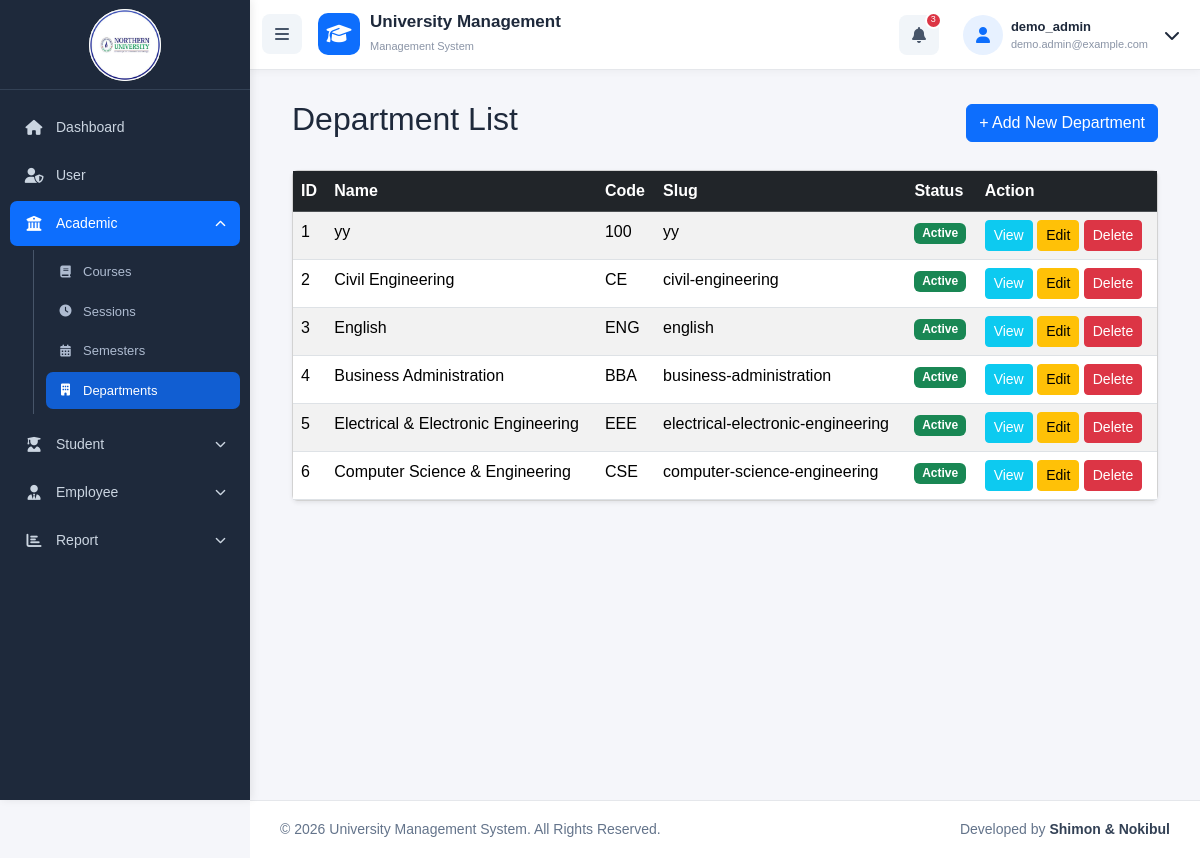
The page /departments/index.php (signed in) on the database its author committed.
### tables this page shows
CREATE TABLE `department` (
  `id` int UNSIGNED NOT NULL,
  `department_name` varchar(150) NOT NULL,
  `department_code` varchar(50) NOT NULL,
  `slug` varchar(150) NOT NULL,
  `status` tinyint(1) NOT NULL DEFAULT '1' COMMENT '1=Active, 0=Inactive',
  `created_at` timestamp NULL DEFAULT CURRENT_TIMESTAMP,
  `updated_at` timestamp NULL DEFAULT CURRENT_TIMESTAMP ON UPDATE CURRENT_TIMESTAMP
);

### departments/index.php (the view, shortened to what this page needs)
<?php
require_once "../config/database.php";
require_once __DIR__ . '/../includes/header.php';
require_once __DIR__ . '/../includes/navbar.php';
$query = "SELECT * FROM department ORDER BY id DESC";
$result = mysqli_query($conn, $query);
?>
    <div class="main-content">
        <div class="container-fluid">
    <div class="d-flex justify-content-between align-items-center mb-4">
        <h2>Department List</h2>
        <a href="create.php" class="btn btn-primary">+ Add New Department</a>
    </div>
    <div class="card shadow-sm">
        <div class="card-body p-0">
            <table class="table table-striped table-hover mb-0">
                <thead class="table-dark">
                <tr>
                    <th>ID</th>
                    <th>Name</th>
                    <th>Code</th>
                    <th>Slug</th>
                    <th>Status</th>
                    <th>Action</th>
                </tr>
                </thead>
                <tbody>
                <?php
                    $sl = 1;
                ?>
                <?php if (mysqli_num_rows($result) > 0): ?>
                    <?php while ($row = mysqli_fetch_assoc($result)): ?>
                        <tr>
                            <td><?= $sl++ ?></td>
                            <td><?= htmlspecialchars($row['department_name']) ?></td>
                            <td><?= htmlspecialchars($row['department_code']) ?></td>
                            <td><?= htmlspecialchars($row['slug']) ?></td>
                            <td>
                                <?php if ($row['status'] == 1): ?>
                                    <span class="badge bg-success">Active</span>
                                <?php else: ?>
                                    <span class="badge bg-secondary">Inactive</span>
                                <?php endif; ?>
                            </td>
                            <td>
                                <a href="view.php?id=<?= $row['id'] ?>" class="btn btn-sm btn-info text-white">View</a>
                                <a href="edit.php?id=<?= $row['id'] ?>" class="btn btn-sm btn-warning">Edit</a>
                                <form class="d-inline" method="post" action="delete.php" onsubmit="return confirm('Delete this department?')">
                                    <button class="btn btn-sm btn-danger" type="submit">Delete</button>
                                </form>
                            </td>
                        </tr>
                    <?php endwhile; ?>
                <?php else: ?>
                    <tr>
                        <td colspan="6" class="text-center py-3">No departments found.</td>
                    </tr>
                <?php endif; ?>
                </tbody>
            </table>
        </div>
    </div>
</div>
</div>
<?php require_once __DIR__ . '/../includes/footer.php'; ?>

### css/style.css (style rules this page uses)
* { box-sizing: border-box; }
body { margin: 0; background: #f5f6fa; font-family: Arial, sans-serif; min-height: 100vh; color: #1e293b; }
.main-content { margin-left: 250px; padding: 30px; padding-top: 100px; min-height: 100vh; box-sizing: border-box; }

### rows shown on the page
department: department_name "yy", department_code "100", slug "yy", status "Active"
department: department_name "Civil Engineering", department_code "CE", slug "civil-engineering", status "Active"
department: department_name "English", department_code "ENG", slug "english", status "Active"
department: department_name "Business Administration", department_code "BBA", slug "business-administration", status "Active"
department: department_name "Electrical & Electronic Engineering", department_code "EEE", slug "electrical-electronic-engineering", status "Active"
department: department_name "Computer Science & Engineering", department_code "CSE", slug "computer-science-engineering", status "Active"

### other values the page prints
$_SESSION['username'] "demo_admin"
$_SESSION['user_email'] "demo.admin@example.com"
